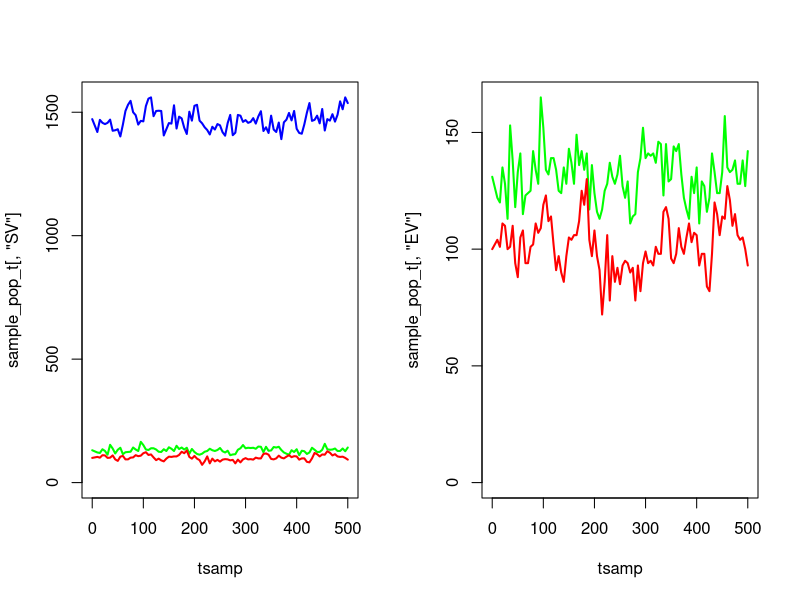

Write the R code that produced this figure. (Note: this script raises an error after producing the figure.)
################################################################################
#   Exponential distribution of EIP
#   Deterministic Model
################################################################################

rm(list=ls());gc()

# make a single node
make_node <- function(){

  node <- list()

  # new eggs are generated from a conditionally independent Poisson process
  node$EL_new <- 0
  storage.mode(node$EL_new) <- "integer"

  # probabilities & transitions for early-stage instars (names are destinations of jumps)
  node$EL_probs <- rep(0,3)
  node$EL_probs <- setNames(node$EL_probs,c("EL","D","LL"))
  node$EL_transitions <- rep(0,3)
  node$EL_transitions <- setNames(node$EL_transitions,c("EL","D","LL"))
  storage.mode(node$EL_transitions) <- "integer"

  # probabilities & transitions for late-stage instars
  node$LL_probs <- rep(0,3)
  node$LL_probs <- setNames(node$LL_probs,c("LL","D","PL"))
  node$LL_transitions <- rep(0,3)
  node$LL_transitions <- setNames(node$LL_transitions,c("LL","D","PL"))
  storage.mode(node$LL_transitions) <- "integer"

  # probabilities & transitions for pupae
  node$PL_probs <- rep(0,4)
  node$PL_probs <- setNames(node$PL_probs,c("PL","D","SV_F","SV_M"))
  node$PL_transitions <- rep(0,4)
  node$PL_transitions <- setNames(node$PL_transitions,c("PL","D","SV_F","SV_M"))
  storage.mode(node$PL_transitions) <- "integer"

  # probabilities & transitions for susceptible vectors
  node$SV_probs <- rep(0,3)
  node$SV_probs <- setNames(node$SV_probs,c("SV","D","EV"))
  node$SV_transitions <- rep(0,3)
  node$SV_transitions <- setNames(node$SV_transitions,c("SV","D","EV"))
  storage.mode(node$SV_transitions) <- "integer"

  # probabilities & transitions for incubating vectors
  node$EV_probs <- rep(0,3)
  node$EV_probs <- setNames(node$EV_probs,c("EV","D","IV"))
  node$EV_transitions <- rep(0,3)
  node$EV_transitions <- setNames(node$EV_transitions,c("EV","D","IV"))
  storage.mode(node$EV_transitions) <- "integer"

  # probabilities & transitions for infectious vectors
  node$IV_probs <- rep(0,2)
  node$IV_probs <- setNames(node$IV_probs,c("IV","D"))
  node$IV_transitions <- rep(0,2)
  node$IV_transitions <- setNames(node$IV_transitions,c("IV","D"))
  storage.mode(node$IV_transitions) <- "integer"

  # state space
  node$EL <- 0L
  node$LL <- 0L
  node$PL <- 0L
  node$SV <- 0L
  node$EV <- 0L
  node$IV <- 0L

  list2env(node,hash=TRUE)
}

# execute an Euler-step for the model
# rates -> probabilities are defined by discretisation of the underlying
# CTMC system (competing hazards)
euler_step <- function(node,pars,tnow,dt){
  with(pars,{

    ########################################
    # INTERVENTION-DEPENDENT PARAMETERS
    ########################################

    delta <- 1/(tau1+tau2) # Inverse of gonotrophic cycle without ITNs/IRS
    e_ov <- beta*(exp(muV/delta)-1)/muV # Number of eggs per oviposition per mosquito

    ## Derived parameters which depend on intervention status:
    if(tnow > pars$time_ITN_on){
      ITNcov_t <- pars$ITNcov
    } else {
      ITNcov_t <- 0
    }
    if(tnow > pars$time_IRS_on){
      IRScov_t <- pars$IRScov
    } else {
      IRScov_t <- 0
    }

    # zCom: Probability of a mosquito being repelled from an ITN or IRS-treated house:
    c0 <- 1 - ITNcov_t - IRScov_t + ITNcov_t*IRScov_t
    cITN <- ITNcov_t - ITNcov_t*IRScov_t
    cIRS <- IRScov_t - ITNcov_t*IRScov_t
    cCom <- ITNcov_t*IRScov_t
    rCom <- rIRS + (1-rIRS)*rITN
    sCom  <- (1-rIRS)*sITN*sIRS
    zCom <- Q0*cITN*phiB*rITN + Q0*cIRS*phiI*rIRS + Q0*cCom*(phiI-phiB)*rIRS + Q0*cCom*phiB*rCom

    # deltaCom: Inverse of gonotrophic cycle length with ITNs & IRS:
    deltaCom <- 1/(tau1/(1-zCom) + tau2)

    # wCom: Probability that a surviving mosquito succeeds in feeding during a single attempt:
    wCom <- 1 - Q0 + Q0*c0 + Q0*cITN*(1-phiB+phiB*sITN) + Q0*cIRS*(1-phiI+phiI*sIRS) + Q0*cCom*((phiI-phiB)*sIRS + 1-phiI + phiB*sCom)

    # muVCom: Female mosquito death rate in presence of ITNs & IRS:
    p10 <- exp(-muV*tau1)
    p1Com <- p10*wCom/(1 - zCom*p10)
    p2 <- exp(-muV*tau2)
    pCom <- (p1Com*p2)^deltaCom
    muVCom <- -log(pCom)

    # betaCom: Eggs laid per day by female mosquitoes in presence of ITNs & IRS:
    betaCom <- e_ov*muVCom/(exp(muVCom/deltaCom) - 1)

    ########################################
    # EARLY-STAGE LARVAL INSTARS (EL)
    ########################################

    # inbound oviposition to EL
    NV <- sum(node$SV,node$EV,node$IV)
    node$EL_new <- rpois(n = 1,lambda = betaCom*NV*dt)

    # instantaneous hazards for EL
    haz_EL_mort <- muEL*(1 + ((node$EL+node$LL)/K))
    haz_EL_2LL <- 1/durEL

    # jump probabilities
    node$EL_probs[["EL"]] <- exp(-(haz_EL_mort + haz_EL_2LL)*dt)
    node$EL_probs[["D"]] <- (1 - node$EL_probs[["EL"]])*(haz_EL_mort / (haz_EL_mort + haz_EL_2LL)) # death
    node$EL_probs[["LL"]] <- (1 - node$EL_probs[["EL"]])*(haz_EL_2LL / (haz_EL_mort + haz_EL_2LL)) # to late-instar

    # jump sizes
    node$EL_transitions[c("EL","D","LL")] <- as.vector(rmultinom(n=1,size=node$EL,prob=node$EL_probs))

    ########################################
    # LATE-STAGE LARVAL INSTARS (LL)
    ########################################

    # instantaneous hazards for LL
    haz_LL_mort <- muLL*(1 + gamma*((node$EL+node$LL)/K))
    haz_LL_2PL <- 1/durLL

    # jump probabilities
    node$LL_probs[["LL"]] <- exp(-(haz_LL_mort + haz_LL_2PL)*dt)
    node$LL_probs[["D"]] <- (1 - node$LL_probs[["LL"]])*(haz_LL_mort / (haz_LL_mort + haz_LL_2PL)) # death
    node$LL_probs[["PL"]] <- (1 - node$LL_probs[["LL"]])*(haz_LL_2PL / (haz_LL_mort + haz_LL_2PL)) # to pupae

    # jump sizes
    node$LL_transitions[c("LL","D","PL")] <- as.vector(rmultinom(n=1,size=node$LL,prob=node$LL_probs))

    ########################################
    # PUPAE (PL)
    ########################################

    # instantaneous hazards for PL
    haz_PL_mort <- muPL
    haz_PL_2SV_F <- (1/durPL)*0.5
    haz_PL_2SV_M <- (1/durPL)*0.5

    # jump probabilities
    node$PL_probs[["PL"]] <- exp(-(haz_PL_mort + haz_PL_2SV_F + haz_PL_2SV_M)*dt)
    node$PL_probs[["D"]] <- (1 - node$PL_probs[["PL"]])*(haz_PL_mort / (haz_PL_mort + haz_PL_2SV_F + haz_PL_2SV_M)) # death
    node$PL_probs[["SV_F"]] <- (1 - node$PL_probs[["PL"]])*(haz_PL_2SV_F / (haz_PL_mort + haz_PL_2SV_F + haz_PL_2SV_M)) # to susceptible female
    node$PL_probs[["SV_M"]] <- (1 - node$PL_probs[["PL"]])*(haz_PL_2SV_M / (haz_PL_mort + haz_PL_2SV_F + haz_PL_2SV_M)) # to susceptible males

    # jump sizes
    node$PL_transitions[c("PL","D","SV_F","SV_M")] <- as.vector(rmultinom(n=1,size=node$PL,prob=node$PL_probs))

    ########################################
    # SUSCEPTIBLE VECTORS (SV)
    ########################################

    # instantaneous hazards for SV
    haz_SV_mort <-  muVCom
    haz_SV_inf <- lambdaV

    # jump probabilities
    node$SV_probs[["SV"]] <- exp(-(haz_SV_mort + haz_SV_inf)*dt)
    node$SV_probs[["D"]] <- (1 - node$SV_probs[["SV"]])*(haz_SV_mort / (haz_SV_mort + haz_SV_inf)) # death
    node$SV_probs[["EV"]] <- (1 - node$SV_probs[["SV"]])*(haz_SV_inf / (haz_SV_mort + haz_SV_inf)) # to incubating

    # jump sizes
    node$SV_transitions[c("SV","D","EV")] <- as.vector(rmultinom(n=1,size=node$SV,prob=node$SV_probs))

    ########################################
    # INCUBATING VECTORS (EV)
    ########################################

    # instantaneous hazards for EV
    haz_EV_mort <-  muVCom
    haz_EV_inc <- 1/durEV

    # jump probabilities
    node$EV_probs[["EV"]] <- exp(-(haz_EV_mort + haz_EV_inc)*dt)
    node$EV_probs[["D"]] <- (1 - node$EV_probs[["EV"]])*(haz_EV_mort / (haz_EV_mort + haz_EV_inc)) # death
    node$EV_probs[["IV"]] <- (1 - node$EV_probs[["EV"]])*(haz_EV_inc / (haz_EV_mort + haz_EV_inc)) # to infectious

    # jump sizes
    node$EV_transitions[c("EV","D","IV")] <- as.vector(rmultinom(n=1,size=node$EV,prob=node$EV_probs))

    ########################################
    # INFECTIOUS VECTORS (IV)
    ########################################

    # instantaneous hazards for IV
    haz_IV_mort <- muVCom

    # jump probabilities
    node$IV_probs[["IV"]] <- exp(-haz_IV_mort*dt)
    node$IV_probs[["D"]] <- (1 - node$IV_probs[["IV"]])

    # jump sizes
    node$IV_transitions[c("IV","D")] <- as.vector(rmultinom(n=1,size=node$IV,prob=node$IV_probs))

    ########################################
    # UPDATE POPULATION
    ########################################

    node$EL <- node$EL_transitions[["EL"]] + node$EL_new
    node$LL <- node$LL_transitions[["LL"]] + node$EL_transitions[["LL"]]
    node$PL <- node$PL_transitions[["PL"]] + node$LL_transitions[["PL"]]
    node$SV <- node$SV_transitions[["SV"]] + node$PL_transitions[["SV_F"]]
    node$EV <- node$EV_transitions[["EV"]] + node$SV_transitions[["EV"]]
    node$IV <- node$IV_transitions[["IV"]] + node$EV_transitions[["IV"]]

  })
}

## Model parameters:
theta <- list(
	## Mosquito life cycle parameters:
	beta = 21.19, # Number of eggs laid per day by female mosquito
	muEL = 0.034, # Early larval instar daily mortality
	muLL = 0.035, # Late larval instar daily mortality
	muPL = 0.25, # Pupal daily mortality
	durEL = 6.64, # Duration of early instar stage
	durLL = 3.72, # Duration of late instar stage
	durPL = 0.64, # Duration of pupal stage
	durEV = 10, # Duration of latent period in mosquito (days)
	gamma = 13.25, # Effect of density-dependence on late instars relative to early instars
	tau1 = 0.68, # Time spent foraging for a blood meal at 0% ITN coverage
	tau2 = 2.32, # Time spent resting and ovipositing by a mosquito

	## Intervention parameters (variable):
	ITNcov = 0.5, # ITN coverage
	IRScov = 0, # IRS coverave
	time_ITN_on = 1e3, # When ITNs are applied (days)
	time_IRS_on = 1e3, # When IRS is applied (days)

	## Species-specific parameters:
	## An. gambiae:
	muV = 1/7.6, # Adult mosquito daily mortality
	Q0 = 0.92, # Human blood index
	phiB = 0.89, # Proportion of bites on a person while they are in bed
	phiI = 0.97, # Proportion of bites on a person while they are indoors
	rITN = 0.56, # Probability of mosquito repeating a feeding attempt due to IRS
	sITN = 0.03, # Probability of mosquito feeding and surviving in presence of ITNs
	rIRS = 0.60, # Probability of mosquito repeating a feeding attempt due to IRS
	sIRS = 0, # Probability of mosquito feeding and surviving in presence of IRS

	## An. arabiensis:
	# muV = 1/7.6, # Adult mosquito daily mortality
	# Q0 = 0.71, # Human blood index
	# phiB = 0.90, # Proportion of bites on a person while they are in bed
	# phiI = 0.96, # Proportion of bites on a person while they are indoors
	# rITN = 0.48, # Probability of mosquito repeating a feeding attempt due to IRS
	# sITN = 0.39, # Probability of mosquito feeding and surviving in presence of ITNs
	# rIRS = 0.60, # Probability of mosquito repeating a feeding attempt due to IRS
	# sIRS = 0, # Probability of mosquito feeding and surviving in presence of IRS

	## An. funestus:
	# muV = 1/8.9, # Adult mosquito daily mortality
	# Q0 = 0.94, # Human blood index
	# phiB = 0.90, # Proportion of bites on a person while they are in bed
	# phiI = 0.98, # Proportion of bites on a person while they are indoors
	# rITN = 0.56, # Probability of mosquito repeating a feeding attempt due to IRS
	# sITN = 0.03, # Probability of mosquito feeding and surviving in presence of ITNs
	# rIRS = 0.63, # Probability of mosquito repeating a feeding attempt due to IRS
	# sIRS = 0, # Probability of mosquito feeding and surviving in presence of IRS

	## Additional transmission parameters:
	f0 = 1/3, # Daily biting rate by mosquitoes on animals and humans
	epsilon0 = 10/365, # Daily entomological inolculation rate
	iH_eq = 0.45, # Equilibrium malaria prevalence in humans
	NH_eq = 200, # Equilibrium human population size
	bV = 0.15 # Probability of transmission from human to vector per infectious bite
)

with(theta,{

  a0 <<- Q0*f0 # Human biting rate at equilibrium
  lambdaV <<- a0*iH_eq*bV # Force of infection in mosquitoes at equilibrium

  IV_eq <<- 100
  EV_eq <<- durEV*IV_eq*muV
  SV_eq <<- ((durEV*IV_eq*muV) + ((durEV^2)*IV_eq*(muV^2))) / (durEV*lambdaV)
  NV_eq <<- IV_eq + EV_eq + SV_eq

  omega_1 <<- -0.5 * ( (gamma*(muLL/muEL)) - (durEL/durLL) + ((gamma-1)*muLL*durEL) )
  omega_2 <<- sqrt(
    (0.25 * (( (gamma*(muLL/muEL)) - (durEL/durLL) + ((gamma-1)*muLL*durEL) )^2)) + (gamma * ((beta*muLL*durEL) / (2*muEL*muV*durLL*(1 + (durPL*muPL)))) )
  )
  omega <<- omega_1 + omega_2

  PL_eq <<- 2*durPL*muV*NV_eq
  LL_eq <<- 2*muV*durLL*(1 + (durPL*muPL))*NV_eq
  EL_eq <<- 2*omega*muV*durLL*(1 + (durPL*muPL))*NV_eq

  K <<- (NV_eq*2*durLL*muV*(1 + (durPL*muPL))*gamma*(omega+1)) / ((omega/(muLL*durEL)) - (1/(muLL*durLL)) - 1)
})


# # equilibrium solutions
# with(theta,{
#
#   ## Derived parameters:
#   # NV <<- SV + EV + IV # Total mosquito population size
#   delta <<- 1/(tau1+tau2) # Inverse of gonotrophic cycle without ITNs/IRS
#   e_ov <<- beta*(exp(muV/delta)-1)/muV # Number of eggs per oviposition per mosquito
#   b_omega <<- gamma*muLL/muEL - durEL/durLL + (gamma-1)*muLL*durEL
#   omega <<- -0.5*b_omega + sqrt(0.25*b_omega^2 + gamma*beta*muLL*durEL/(2*muEL*muV*durLL*(1+durPL*muPL)))
#
#   a0 <<- Q0*f0 # Human biting rate at equilibrium
#
#   lambdaV <<- a0*iH_eq*bV # Force of infection in mosquitoes at equilibrium
#
#
#   iV_eq <<- lambdaV*exp(-muV*durEV)/(lambdaV + muV)
#   sV_eq <<- iV_eq*muV/(lambdaV*exp(-muV*durEV))
#   eV_eq <<- 1 - sV_eq - iV_eq
#
#   NV_eq <<- epsilon0*NH_eq/(iV_eq*a0)
#
#   EL_eq <<- 2*omega*muV*durLL*(1 + muPL*durPL)*NV_eq
#   LL_eq <<- 2*muV*durLL*(1 + muPL*durPL)*NV_eq
#   PL_eq <<- 2*muV*durPL*NV_eq
#
#   SV_eq <<- sV_eq*NV_eq
#   EV_eq <<- eV_eq*NV_eq
#   IV_eq <<- iV_eq*NV_eq
#
#   K <<- 2*NV_eq*muV*durLL*(1 + muPL*durPL)*gamma*(omega+1)/(omega/(muLL*durEL) - 1/(muLL*durLL) - 1) # Larval carrying capacity
#
# })

theta1 <- c(theta,K=K,lambdaV=lambdaV)

node <- make_node()
node$EL <- as.integer(EL_eq)
node$LL <- as.integer(LL_eq)
node$PL <- as.integer(PL_eq)
node$SV <- as.integer(SV_eq)
node$EV <- as.integer(EV_eq)
node$IV <- as.integer(IV_eq)

tmax <- 500
dt <- 0.05
time <- seq(from=1,to=tmax,by=dt)

# sampling grid
sample_grid <- tsamp <- c(0,seq(from=10,to = tmax,by = 5))
sample_pop <- matrix(0,nrow=6,ncol=length(sample_grid),dimnames=list(c("EL","LL","PL","SV","EV","IV"),paste0(sample_grid)))

sample_pop["EL",1] <- node$EL
sample_pop["LL",1] <- node$LL
sample_pop["PL",1] <- node$PL
sample_pop["SV",1] <- node$SV
sample_pop["EV",1] <- node$EV
sample_pop["IV",1] <- node$IV
sample_grid <- sample_grid[-1]

# run simulation
pb <- txtProgressBar(min = 1,max = length(time))
for(t in 1:length(time)){

  # euler step
  euler_step(node = node,pars = theta1,tnow = time[t],dt = dt)

  # sample the population (done at the very end of the time-step, because its not part of the dynamics)
  if(time[t] == sample_grid[1]){

    sample_pop["EL",as.character(sample_grid[1])] <- node$EL
    sample_pop["LL",as.character(sample_grid[1])] <- node$LL
    sample_pop["PL",as.character(sample_grid[1])] <- node$PL
    sample_pop["SV",as.character(sample_grid[1])] <- node$SV
    sample_pop["EV",as.character(sample_grid[1])] <- node$EV
    sample_pop["IV",as.character(sample_grid[1])] <- node$IV
    sample_grid <- sample_grid[-1]

  }
  setTxtProgressBar(pb = pb,value = t)
}

sample_pop_t <- t(sample_pop)
par(mfrow=c(1,2))
ylim <- max(sample_pop_t[,4:6])
plot(x = tsamp,y = sample_pop_t[,"SV"],col="blue",lwd=2,ylim=c(0,ylim),type="l")
lines(x = tsamp,y = sample_pop_t[,"EV"],col="green",lwd=2)
lines(x = tsamp,y = sample_pop_t[,"IV"],col="red",lwd=2)

ylim <- max(sample_pop_t[,5:6])
plot(x = tsamp,y = sample_pop_t[,"EV"],col="green",lwd=2,ylim=c(0,ylim),type="l")
lines(x = tsamp,y = sample_pop_t[,"IV"],col="red",lwd=2)
par(mfrow=c(1,1))

tail(sample_pop_t)
mean(sample_pop_t[,"IV"])



################################################################################
# run ensemble of simulations
################################################################################

nruns <- 100
tmax <- 500
dt <- 0.05
time <- seq(from=1,to=tmax,by=dt)

# sampling grid
tsamp <- c(0,seq(from=10,to = tmax,by = 5))
sample_pop <- array(0,dim=c(6,length(tsamp),nruns),dimnames=list(c("EL","LL","PL","SV","EV","IV"),paste0(sample_grid),paste0(1:nruns)))


pb <- txtProgressBar(min = 1,max = nruns)
for(i in 1:nruns){

  sample_grid <- tsamp

  # make the node
  node <- make_node()
  node$EL <- as.integer(EL_eq)
  node$LL <- as.integer(LL_eq)
  node$PL <- as.integer(PL_eq)
  node$SV <- as.integer(SV_eq)
  node$EV <- as.integer(EV_eq)
  node$IV <- as.integer(IV_eq)

  # record output
  sample_pop["EL",1,i] <- node$EL
  sample_pop["LL",1,i] <- node$LL
  sample_pop["PL",1,i] <- node$PL
  sample_pop["SV",1,i] <- node$SV
  sample_pop["EV",1,i] <- node$EV
  sample_pop["IV",1,i] <- node$IV
  sample_grid <- sample_grid[-1]

  for(t in 1:length(time)){

    # euler step
    euler_step(node = node,pars = theta1,tnow = time[t],dt = dt)

    # sample the population (done at the very end of the time-step, because its not part of the dynamics)
    if(time[t] == sample_grid[1]){

      sample_pop["EL",as.character(sample_grid[1]),i] <- node$EL
      sample_pop["LL",as.character(sample_grid[1]),i] <- node$LL
      sample_pop["PL",as.character(sample_grid[1]),i] <- node$PL
      sample_pop["SV",as.character(sample_grid[1]),i] <- node$SV
      sample_pop["EV",as.character(sample_grid[1]),i] <- node$EV
      sample_pop["IV",as.character(sample_grid[1]),i] <- node$IV
      sample_grid <- sample_grid[-1]

    }
  }
  
  setTxtProgressBar(pb,i)
}
